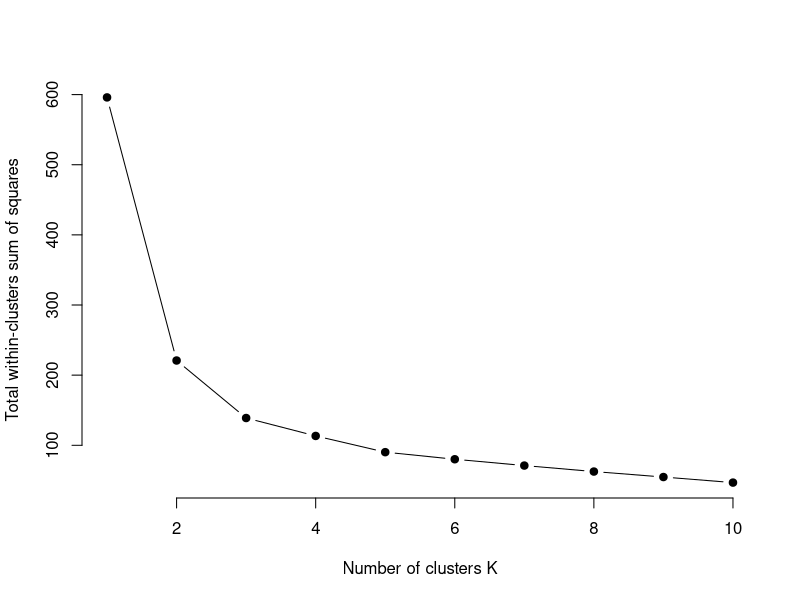
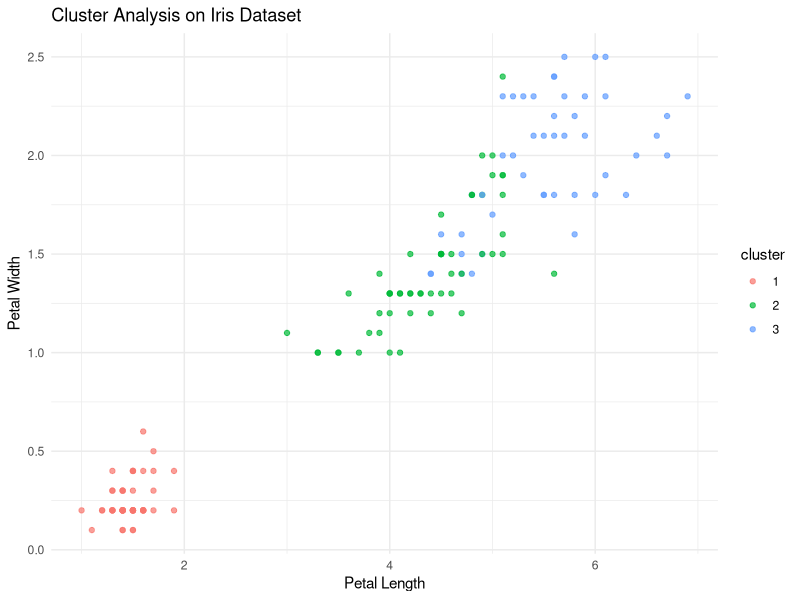
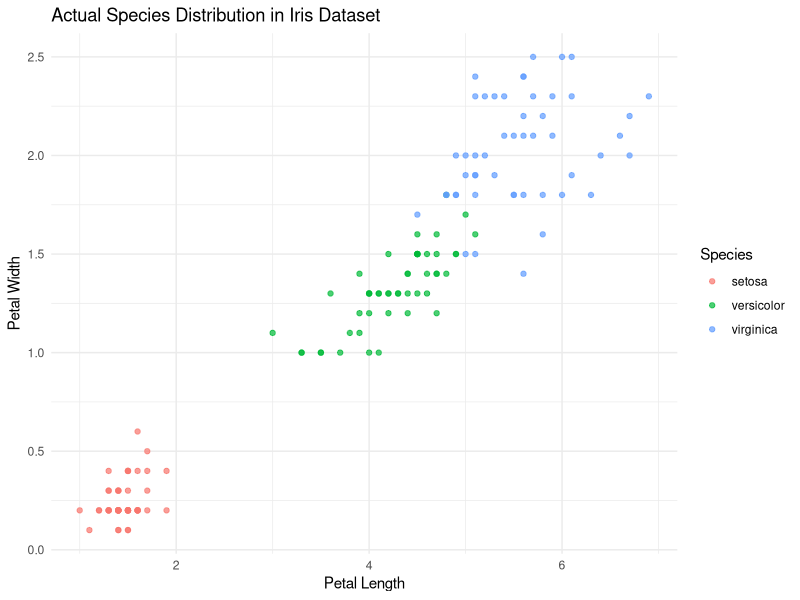

Write R code to recreate these figures, in order.
## ---- chunk 1
data(iris)
iris_data <- iris[,1:4]

scaled_iris <- scale(iris_data)

set.seed(123)
wss <- sapply(1:10, function(k){kmeans(scaled_iris, k, nstart = 10)$tot.withinss})
plot(1:10, wss, type="b", pch = 19, frame = FALSE, 
     xlab="Number of clusters K", 
     ylab="Total within-clusters sum of squares")

set.seed(123)
fit <- kmeans(scaled_iris, 3, nstart = 10)
iris_data$cluster <- factor(fit$cluster)
## ---- chunk 2
library(ggplot2)

ggplot(iris_data, aes(Petal.Length, Petal.Width, color = cluster)) +
  geom_point(alpha = 0.7) +
  labs(title = "Cluster Analysis on Iris Dataset",
       x = "Petal Length",
       y = "Petal Width") +
  theme_minimal()

ggplot(iris, aes(Petal.Length, Petal.Width, color = Species)) +
  geom_point(alpha = 0.7) +
  labs(title = "Actual Species Distribution in Iris Dataset",
       x = "Petal Length",
       y = "Petal Width") +
  theme_minimal()

